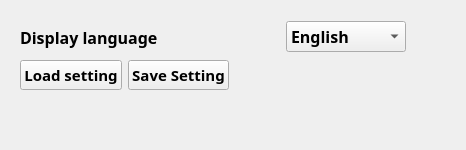
      <widget class="QWidget" name="tab_Setting">
       <attribute name="icon">
        <iconset>
         <disabledoff>:/icon/setting.ico</disabledoff>
        </iconset>
       </attribute>
       <attribute name="title">
        <string>Setting</string>
       </attribute>
       <layout class="QGridLayout" name="gridLayout_3">
        <item row="0" column="0">
         <widget class="QWidget" name="widget_2" native="true">
          <layout class="QGridLayout" name="gridLayout_2">
           <item row="0" column="1">
            <spacer name="horizontalSpacer">
             <property name="orientation">
              <enum>Qt::Horizontal</enum>
             </property>
             <property name="sizeHint" stdset="0">
              <size>
               <width>40</width>
               <height>20</height>
              </size>
             </property>
            </spacer>
           </item>
           <item row="0" column="0">
            <layout class="QHBoxLayout" name="horizontalLayout_4">
             <item>
              <widget class="QLabel" name="label_display_lang">
               <property name="minimumSize">
                <size>
                 <width>200</width>
                 <height>34</height>
                </size>
               </property>
               <property name="font">
                <font>
                 <family>Segoe UI Variable Text Semibold</family>
                 <pointsize>12</pointsize>
                 <bold>true</bold>
                </font>
               </property>
               <property name="text">
                <string>Display language</string>
               </property>
              </widget>
             </item>
             <item>
              <spacer name="horizontalSpacer_3">
               <property name="orientation">
                <enum>Qt::Horizontal</enum>
               </property>
               <property name="sizeType">
                <enum>QSizePolicy::Maximum</enum>
               </property>
               <property name="sizeHint" stdset="0">
                <size>
                 <width>60</width>
                 <height>20</height>
                </size>
               </property>
              </spacer>
             </item>
             <item>
              <widget class="QComboBox" name="comboBox_Language">
               <property name="minimumSize">
                <size>
                 <width>120</width>
                 <height>30</height>
                </size>
               </property>
               <property name="font">
                <font>
                 <family>Segoe UI Variable Text Semibold</family>
                 <pointsize>12</pointsize>
                 <bold>true</bold>
                </font>
               </property>
               <item>
                <property name="text">
                 <string>English</string>
                </property>
               </item>
               <item>
                <property name="text">
                 <string>日本語</string>
                </property>
               </item>
               <item>
                <property name="text">
                 <string>Tiếng việt</string>
                </property>
               </item>
              </widget>
             </item>
            </layout>
           </item>
           <item row="1" column="0">
            <layout class="QHBoxLayout" name="horizontalLayout_16">
             <item>
              <widget class="QPushButton" name="btn_Setting_Load">
               <property name="font">
                <font>
                 <family>Segoe UI Variable Text Semibold</family>
                 <pointsize>11</pointsize>
                 <bold>true</bold>
                </font>
               </property>
               <property name="text">
                <string>Load setting</string>
               </property>
              </widget>
             </item>
             <item>
              <widget class="QPushButton" name="btn_Setting_Save">
               <property name="font">
                <font>
                 <family>Segoe UI Variable Text Semibold</family>
                 <pointsize>11</pointsize>
                 <bold>true</bold>
                </font>
               </property>
               <property name="text">
                <string>Save Setting</string>
               </property>
              </widget>
             </item>
             <item>
              <spacer name="horizontalSpacer_9">
               <property name="orientation">
                <enum>Qt::Horizontal</enum>
               </property>
               <property name="sizeHint" stdset="0">
                <size>
                 <width>40</width>
                 <height>20</height>
                </size>
               </property>
              </spacer>
             </item>
            </layout>
           </item>
          </layout>
         </widget>
        </item>
        <item row="1" column="0">
         <spacer name="verticalSpacer_2">
          <property name="orientation">
           <enum>Qt::Vertical</enum>
          </property>
          <property name="sizeHint" stdset="0">
           <size>
            <width>20</width>
            <height>40</height>
           </size>
          </property>
         </spacer>
        </item>
       </layout>
      </widget>
